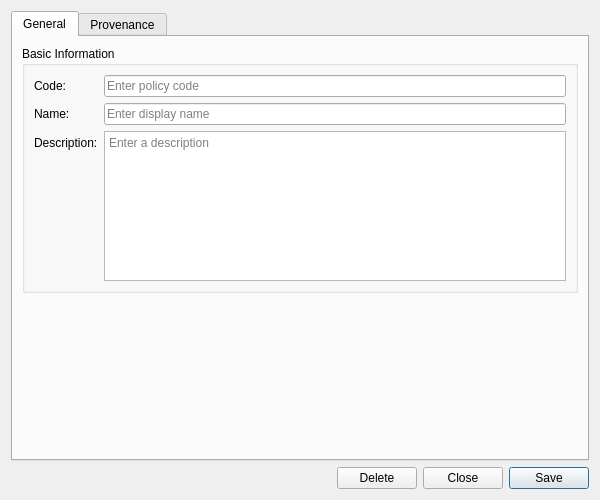
<?xml version="1.0" encoding="UTF-8"?>
<ui version="4.0">
 <class>ConcurrencyPolicyDetailDialog</class>
 <widget class="QWidget" name="ConcurrencyPolicyDetailDialog">
  <property name="geometry">
   <rect>
    <x>0</x>
    <y>0</y>
    <width>600</width>
    <height>500</height>
   </rect>
  </property>
  <property name="sizePolicy">
   <sizepolicy hsizetype="Preferred" vsizetype="Preferred">
    <horstretch>0</horstretch>
    <verstretch>0</verstretch>
   </sizepolicy>
  </property>
  <property name="minimumSize">
   <size>
    <width>600</width>
    <height>500</height>
   </size>
  </property>
  <property name="windowTitle">
   <string>Concurrency Policy Details</string>
  </property>
  <layout class="QVBoxLayout" name="verticalLayout">
   <item>
    <widget class="QTabWidget" name="tabWidget">
     <property name="currentIndex"><number>0</number></property>
     <widget class="QWidget" name="generalTab">
      <attribute name="title"><string>General</string></attribute>
      <layout class="QVBoxLayout" name="generalLayout">
       <item>
        <widget class="QGroupBox" name="basicInfoGroup">
         <property name="title">
          <string>Basic Information</string>
         </property>
         <layout class="QFormLayout" name="formLayout">
          <item row="0" column="0">
           <widget class="QLabel" name="labelCode">
            <property name="text">
             <string>Code:</string>
            </property>
           </widget>
          </item>
          <item row="0" column="1">
           <widget class="QLineEdit" name="codeEdit">
            <property name="placeholderText">
             <string>Enter policy code</string>
            </property>
            <property name="readOnly">
             <bool>true</bool>
            </property>
           </widget>
          </item>
          <item row="1" column="0">
           <widget class="QLabel" name="labelName">
            <property name="text">
             <string>Name:</string>
            </property>
           </widget>
          </item>
          <item row="1" column="1">
           <widget class="QLineEdit" name="nameEdit">
            <property name="placeholderText">
             <string>Enter display name</string>
            </property>
           </widget>
          </item>
          <item row="2" column="0">
           <widget class="QLabel" name="labelDescription">
            <property name="text">
             <string>Description:</string>
            </property>
           </widget>
          </item>
          <item row="2" column="1">
           <widget class="QPlainTextEdit" name="descriptionEdit">
            <property name="minimumSize">
             <size>
              <width>0</width>
              <height>80</height>
             </size>
            </property>
            <property name="maximumSize">
             <size>
              <width>16777215</width>
              <height>150</height>
             </size>
            </property>
            <property name="placeholderText">
             <string>Enter a description</string>
            </property>
           </widget>
          </item>
         </layout>
        </widget>
       </item>
       <item>
        <spacer name="verticalSpacer">
         <property name="orientation">
          <enum>Qt::Vertical</enum>
         </property>
         <property name="sizeHint" stdset="0">
          <size>
           <width>20</width>
           <height>40</height>
          </size>
         </property>
        </spacer>
       </item>
      </layout>
     </widget>
     <widget class="QWidget" name="provenanceTab">
      <attribute name="title"><string>Provenance</string></attribute>
      <layout class="QVBoxLayout" name="provenanceTabLayout">
       <item>
        <widget class="ores::qt::ProvenanceWidget" name="provenanceWidget" native="true"/>
       </item>
      </layout>
     </widget>
    </widget>
   </item>
   <item>
    <layout class="QHBoxLayout" name="buttonLayout">
     <item>
      <spacer name="horizontalSpacer">
       <property name="orientation">
        <enum>Qt::Horizontal</enum>
       </property>
       <property name="sizeHint" stdset="0">
        <size>
         <width>40</width>
         <height>20</height>
        </size>
       </property>
      </spacer>
     </item>
     <item>
      <widget class="QPushButton" name="deleteButton">
       <property name="text">
        <string>Delete</string>
       </property>
      </widget>
     </item>
     <item>
      <widget class="QPushButton" name="closeButton">
       <property name="text">
        <string>Close</string>
       </property>
      </widget>
     </item>
     <item>
      <widget class="QPushButton" name="saveButton">
       <property name="text">
        <string>Save</string>
       </property>
       <property name="default">
        <bool>true</bool>
       </property>
      </widget>
     </item>
    </layout>
   </item>
  </layout>
 </widget>
 <customwidgets>
  <customwidget>
   <class>ores::qt::ProvenanceWidget</class>
   <extends>QWidget</extends>
   <header>ores.qt/ProvenanceWidget.hpp</header>
  </customwidget>
 </customwidgets>
 <resources/>
 <connections/>
</ui>
